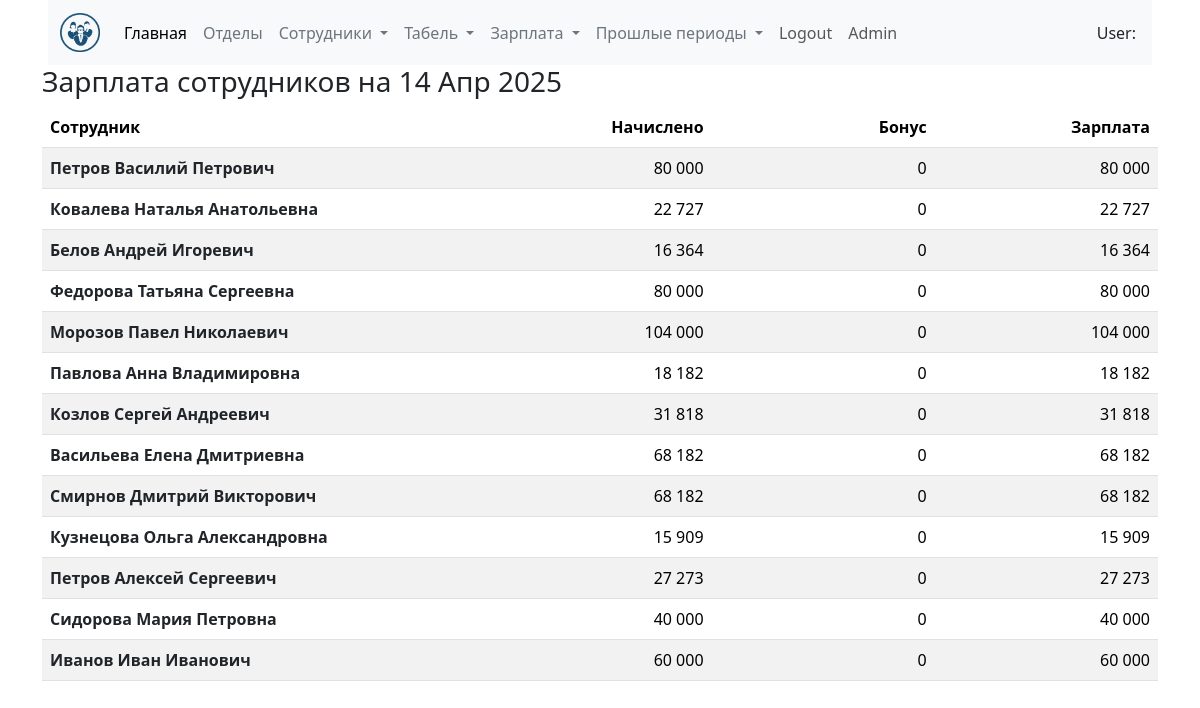
Screenshot of /cost/salary-list with the database file from the repository.
### hr_cost/models.py (models this page shows, shortened)
class WorkTime(models.Model):
    code = models.CharField(max_length=20, verbose_name="Код сотрудника")
    employee = models.CharField(max_length=150, verbose_name="Сотрудник")
    date = models.DateField(verbose_name="Дата")
    hours_worked = models.DecimalField(
        max_digits=5, decimal_places=2, verbose_name="Отработано часов"
    )
    class Meta:
        verbose_name = "сотрудника"
        verbose_name_plural = "Табель рабочего времени"

class Salary(models.Model):
    code = models.CharField(max_length=20, unique=True, verbose_name="Код сотрудника")
    employee = models.CharField(max_length=150, verbose_name="Сотрудник")
    accrued_salary = models.FloatField(
        verbose_name="Начислено за отработанное время, руб."
    )
    bonus = models.FloatField(verbose_name="Бонус, руб.")
    salary = models.FloatField(verbose_name="Зарплата, руб.")
    class Meta:
        verbose_name = "Зарплата"
        verbose_name_plural = "Зарплата"

### hr_cost/views.py (the view)
# urls.py: path("salary-list", salary_list, name="salary_list"),
def salary_list(request):
    salary_employees=Salary.objects.all()
    last_date=timezone.now()
    if WorkTime.objects.all():
        last_date=WorkTime.objects.last().date
    return render(request, 'hr_cost/salary_list.html', {'items': salary_employees, 'current_date': last_date})

### hr_cost/templates/hr_cost/salary_list.html (shortened to what this page needs)
{% extends 'base.html' %}
{% load static %}
{% load humanize %}
{% block content %}
<div class="container mr-1">
    <h3>Зарплата сотрудников на {{current_date |  date:"d M Y"}} </h3>
    <table class="table table-striped">
        <thead>
            <tr>
                <th class=" col-4">Сотрудник</th>
                <th class="col-2 text-end">Начислено</th>
                <th class="col-2 text-end">Бонус</th>
                <th class="col-2 text-end">Зарплата</th>
            </tr>
        </thead>
        <tbody>
            {% for employee in items %}
            <tr>
                <td>
                    <a class=" col-4 text-decoration-none fw-bold text-dark thumbnail" title="Смотреть данные сотрудника" href="{% url 'employee_detail' employee.pk %}">
                        {{ employee.employee }}
                    </a>
                </td>
                <td class="col-2 text-end">{{ employee.accrued_salary|floatformat:0|intcomma}}</td>
                <td class="col-2 text-end">{{ employee.bonus|floatformat:0|intcomma}}</td>
                <td class="col-2 text-end">{{ employee.salary|floatformat:0|intcomma}}</td>
            </tr>
            {% endfor %}
        </tbody>
    </table>
</div>
{% endblock %}

### rows the page displays
WorkTime: date "14 Апр 2025"
Salary: employee "Петров Василий Петрович", accrued_salary "80 000", bonus "0", salary "80 000"
Salary: employee "Ковалева Наталья Анатольевна", accrued_salary "22 727", bonus "0", salary "22 727"
Salary: employee "Белов Андрей Игоревич", accrued_salary "16 364", bonus "0", salary "16 364"
Salary: employee "Федорова Татьяна Сергеевна", accrued_salary "80 000", bonus "0", salary "80 000"
Salary: employee "Морозов Павел Николаевич", accrued_salary "104 000", bonus "0", salary "104 000"
Salary: employee "Павлова Анна Владимировна", accrued_salary "18 182", bonus "0", salary "18 182"
Salary: employee "Козлов Сергей Андреевич", accrued_salary "31 818", bonus "0", salary "31 818"
Salary: employee "Васильева Елена Дмитриевна", accrued_salary "68 182", bonus "0", salary "68 182"
Salary: employee "Смирнов Дмитрий Викторович", accrued_salary "68 182", bonus "0", salary "68 182"
Salary: employee "Кузнецова Ольга Александровна", accrued_salary "15 909", bonus "0", salary "15 909"
Salary: employee "Петров Алексей Сергеевич", accrued_salary "27 273", bonus "0", salary "27 273"
Salary: employee "Сидорова Мария Петровна", accrued_salary "40 000", bonus "0", salary "40 000"
Salary: employee "Иванов Иван Иванович", accrued_salary "60 000", bonus "0", salary "60 000"
